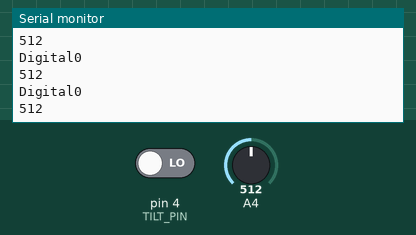
Bench run of a sketch on a simulated Arduino Uno, built with avr-gcc and run on an emulated ATmega328P. On the bench: the last lines printed to the serial monitor. The test bench sets the inputs (shaded band); at power-on: A4 = 512, pin 4 (TILT_PIN) LOW.

Above: at 1.3 s.
1.4 s: A4 set to 716
At 1.81 s:
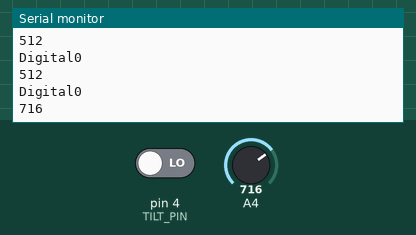
2.9 s: pin 4 (TILT_PIN) driven HIGH
4.4 s: A4 set to 900
At 4.81 s:
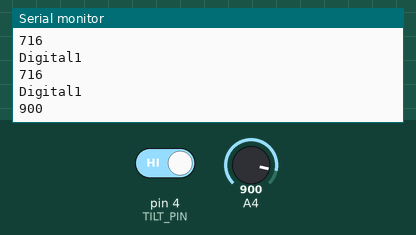
Timing chart, 0 to 7.4 s (numbered marks = the images above; inputs shaded):
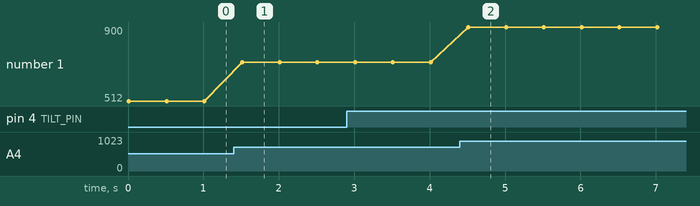

Measured:
- after the input at 1.4 s, the serial monitor: prints a new line after 0.11 s (image 1)
- after the input at 4.4 s, the serial monitor: prints a new line after 0.11 s (image 2)
- plotted number 1: 512 → 716 after the input at 1.4 s, 716 → 900 after the input at 4.4 s

The sketch:

inclinaison.ino
```cpp
/******************************************************************************


******************************************************************************/
const int TILT_PIN = 4;
//Le capteur d'inclinaison se comporte sois en circuit fermé ( à la verticale)
//ou en circuit ouvert( pour une inclinaison de 45°). On interprete ça selon 0 ou 1

int TiltADC =0;
int Tilt=0;
void setup()
{
  Serial.begin(9600);
  pinMode(TILT_PIN, INPUT);
}

void loop()
{
  // Read the ADC, and calculate voltage and resistance from it
  TiltADC = digitalRead(TILT_PIN); // Donerra 0 ou 1 selon si on détecte 3,3 V ou non
  Serial.println("Digital"+String(TiltADC));
  Tilt  = analogRead(TILT_PIN);

  Serial.println(String(Tilt));

  delay(500);
}
```
